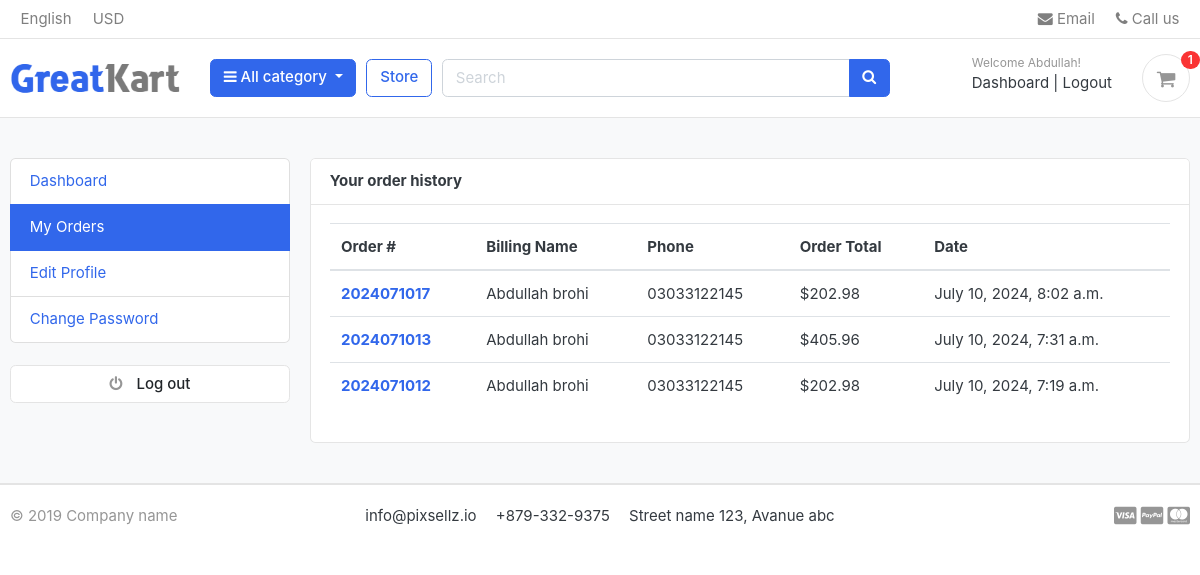
Screenshot of /accounts/my_orders/ (signed in) with the database file from the repository.
### accounts/models.py (models this page shows, shortened)
class Account(AbstractBaseUser):
    first_name      = models.CharField(max_length=50)
    last_name       = models.CharField(max_length=50)
    username        = models.CharField(max_length=50, unique=True)
    email           = models.EmailField(max_length=100, unique=True)
    phone_number    = models.CharField(max_length=50)
    date_joined     = models.DateTimeField(auto_now_add=True)
    last_login      = models.DateTimeField(auto_now_add=True)
    is_admin        = models.BooleanField(default=False)
    is_staff        = models.BooleanField(default=False)
    is_active        = models.BooleanField(default=False)
    is_superadmin        = models.BooleanField(default=False)
    USERNAME_FIELD = 'email'
    REQUIRED_FIELDS = ['username', 'first_name', 'last_name']
    objects = MyAccountManager()

### orders/models.py (models this page shows, shortened)
class Order(models.Model):
    STATUS = (
        ('New', 'New'),
        ('Accepted', 'Accepted'),
        ('Completed', 'Completed'),
        ('Cancelled', 'Cancelled'),
    )
    user = models.ForeignKey(Account, on_delete=models.SET_NULL, null=True)
    payment = models.ForeignKey(Payment, on_delete=models.SET_NULL, blank=True, null=True)
    order_number = models.CharField(max_length=20)
    first_name = models.CharField(max_length=50)
    last_name = models.CharField(max_length=50)
    phone = models.CharField(max_length=15)
    email = models.EmailField(max_length=50)
    address_line_1 = models.CharField(max_length=50)
    address_line_2 = models.CharField(max_length=50, blank=True)
    country = models.CharField(max_length=50)
    state = models.CharField(max_length=50)
    city = models.CharField(max_length=50)
    order_note = models.CharField(max_length=100, blank=True)
    order_total = models.FloatField()
    tax = models.FloatField()
    status = models.CharField(max_length=10, choices=STATUS, default='New')
    ip = models.CharField(blank=True, max_length=20)
    is_ordered = models.BooleanField(default=False)
    created_at = models.DateTimeField(auto_now_add=True)
    updated_at = models.DateTimeField(auto_now=True)
    def full_name(self):
        return f'{self.first_name} {self.last_name}'

### accounts/views.py (the view)
# urls.py: path('my_orders/', views.my_orders, name='my_orders'),
@login_required(login_url='login')
def my_orders(request):
    orders = Order.objects.filter(user=request.user, is_ordered=True).order_by('-created_at')
    context = {
        'orders': orders,
    }
    return render(request, 'accounts/my_orders.html', context)

### carts/context_processors.py (called while the page is built)
def counter(request):
    cart_count = 0
    if 'admin' in request.path:
        return {}
    else:
        try:
            cart = Cart.objects.filter(cart_id=_cart_id(request))
            if request.user.is_authenticated:
                cart_items = CartItem.objects.all().filter(user=request.user)
            else:
                cart_items = CartItem.objects.all().filter(cart=cart[:1])
            for cart_item in cart_items:
                cart_count += cart_item.quantity
        except Cart.DoesNotExist:
            cart_count = 0
    return dict(cart_count=cart_count)

### carts/views.py (called while the page is built)
def _cart_id(request):
    cart = request.session.session_key
    if not cart:
        cart = request.session.create()
    return cart

### category/context_processors.py (called while the page is built)
def menu_links(request):
    links = Category.objects.all()
    return dict(links=links)

### category/models.py (called while the page is built)
    def get_url(self):
        return reverse('product_by_category', args=[self.slug])

### templates/accounts/my_orders.html (shortened to what this page needs)
{% extends 'base.html' %}
{% block contant %}
<section class="section-conten padding-y bg">
<div class="container">
	<div class="row">
	{% include 'include/dashboard_sidebar.html' %}
	<main class="col-md-9">
		<article class="card">
		<header class="card-header">
			<strong class="d-inline-block mr-3">Your order history</strong>
		</header>
		<div class="card-body">
			<div class="row">
			<div class="col-md-12">
				<table class="table table-hover">
				  <thead>
				    <tr>
				      <th scope="col">Order #</th>
				      <th scope="col">Billing Name</th>
				      <th scope="col">Phone</th>
				      <th scope="col">Order Total</th>
							<th scope="col">Date</th>
				    </tr>
				  </thead>
				  <tbody>
						{% for order in orders %}
				    <tr>
				      <th scope="row"><a href="{% url 'order_detail' order.order_number %}">{{order.order_number}}</a></th>
				      <td>{{order.full_name}}</td>
				      <td>{{order.phone}}</td>
				      <td>${{order.order_total}}</td>
							<td>{{order.created_at}}</td>
				    </tr>
				{% endfor %}
				  </tbody>
				</table>
			</div>
			</div>
		</div>
		</article>
	</main>
</div>
</div>
</section>
{% endblock %}

### templates/include/navbar.html (shortened to what this page needs)
{% load static %}
<header class="section-header">
    <nav class="navbar p-md-0 navbar-expand-sm navbar-light border-bottom">
    <div class="container">
      <div class="collapse navbar-collapse" id="navbarTop4">
        <ul class="navbar-nav mr-auto">
            <li class="nav-item dropdown">
                 <a href="#" class="nav-link">   English </a>
            </li>
            <li class="nav-item dropdown">
                <a href="#" class="nav-link"> USD </a>
            </li>
        </ul>
        <ul class="navbar-nav">
            <li><a href="#" class="nav-link"> <i class="fa fa-envelope"></i> Email </a></li>
            <li><a href="#" class="nav-link"> <i class="fa fa-phone"></i> Call us </a></li>
        </ul>
      </div>
    </div>
    </nav>
    <section class="header-main border-bottom">
        <div class="container">
    <div class="row align-items-center">
        <div class="col-lg-2 col-md-3 col-6">
            <a href="{% url 'home' %}" class="brand-wrap">
                <img class="logo" src="{% static './images/logo.png' %}">
            </a>
        </div>
        <div class="col-lg col-sm col-md col-6 flex-grow-0">
            <div class="category-wrap dropdown d-inline-block float-right">
                <button type="button" class="btn btn-primary dropdown-toggle" data-toggle="dropdown">
                    <i class="fa fa-bars"></i> All category
                </button>
            </div>
        </div>
        <a href="{% url 'store' %}" class="btn btn-outline-primary">Store</a>
        <div class="col-lg  col-md-6 col-sm-12 col">
            <form action="{% url 'search' %}" class="search" method="get">
                <div class="input-group w-100">
                    <input type="text" class="form-control" style="width:60%;" placeholder="Search" name="keyword">
                    <div class="input-group-append">
                      <button class="btn btn-primary" type="submit">
                        <i class="fa fa-search"></i>
                      </button>
                    </div>
                </div>
            </form>
        </div>
        <div class="col-lg-3 col-sm-6 col-8 order-2 order-lg-3">
            <div class="d-flex justify-content-end mb-3 mb-lg-0">
              {% if user.id is None %}
              <div class="widget-header">
                <small class="title text-muted">Welcome guest!</small>
                <div>
                  <a href="{% url 'login' %}">Sign in</a> <span class="dark-transp"> | </span>
                  <a href="{% url 'register' %}"> Register</a>
                </div>
              </div>
              {% else %}
              <div class="widget-header">
                <small class="title text-muted">Welcome {{user.first_name}}!</small>
                <div>
                  <a href="{% url 'dashboard' %}">Dashboard</a> <span class="dark-transp"> | </span>
                  <a href="{% url 'logout' %}"> Logout</a>
                </div>
              </div>
              {% endif %}
              <a href="{% url 'carts' %}" class="widget-header pl-3 ml-3">
                <div class="icon icon-sm rounded-circle border"><i class="fa fa-shopping-cart"></i></div>
                <span class="badge badge-pill badge-danger notify">{{cart_count}}</span>
              </a>
            </div>
          </div>
    </div>
        </div>
    </section>
    </header>

### static/css/ui.css (style rules this page uses)
html { font-family: "Inter", sans-serif; font-size: 15px; }
.icon-xs, .icon-sm, .icon-md, .icon-lg { display: inline-block; text-align: center; flex-shrink: 0; flex-grow: 0; }
.icon-sm { width: 48px; height: 48px; line-height: 48px !important; font-size: 20px; }
.padding-y { padding-top: 40px; padding-bottom: 40px; }
article:after, .form-group:after { display: block; clear: both; content: ""; }
.bg { background-color: #f8f9fa; }
.header-main { position: relative; padding-top: 1rem; padding-bottom: 1rem; }
.brand-wrap .logo, .navbar-brand .logo { margin-right: 7px; max-height: 42px; display: inline-block; }
.widget-header { display: inline-block; vertical-align: middle; position: relative; }
.widget-header a { color: #343a40; }
.widget-header i { color: #969696; }
.widget-header .title { display: block; }
.widget-header .notify { position: absolute; top: -3px; right: -10px; }
.notify { position: absolute; top: -4px; right: -10px; display: inline-block; padding: 0.25em 0.6em; font-size: 12px; line-height: 1; text-align: center; border-radius: 3rem; color: #fff; background-color: #fa3434; }

### rows the page displays
Account: first_name "Abdullah"
Order: order_number "2024071017", full_name "Abdullah brohi", phone "03033122145", order_total "202.98", created_at "July 10, 2024, 8:02 a.m."
Order: order_number "2024071013", full_name "Abdullah brohi", phone "03033122145", order_total "405.96", created_at "July 10, 2024, 7:31 a.m."
Order: order_number "2024071012", full_name "Abdullah brohi", phone "03033122145", order_total "202.98", created_at "July 10, 2024, 7:19 a.m."

### other values shown
{{ cart_count }} "1"
